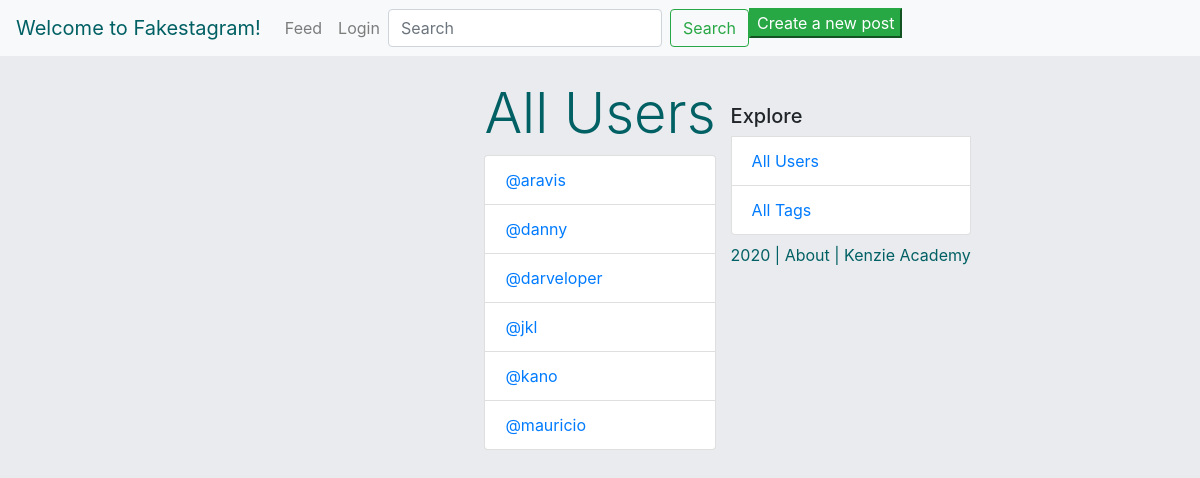
The app's page /users/, older data.
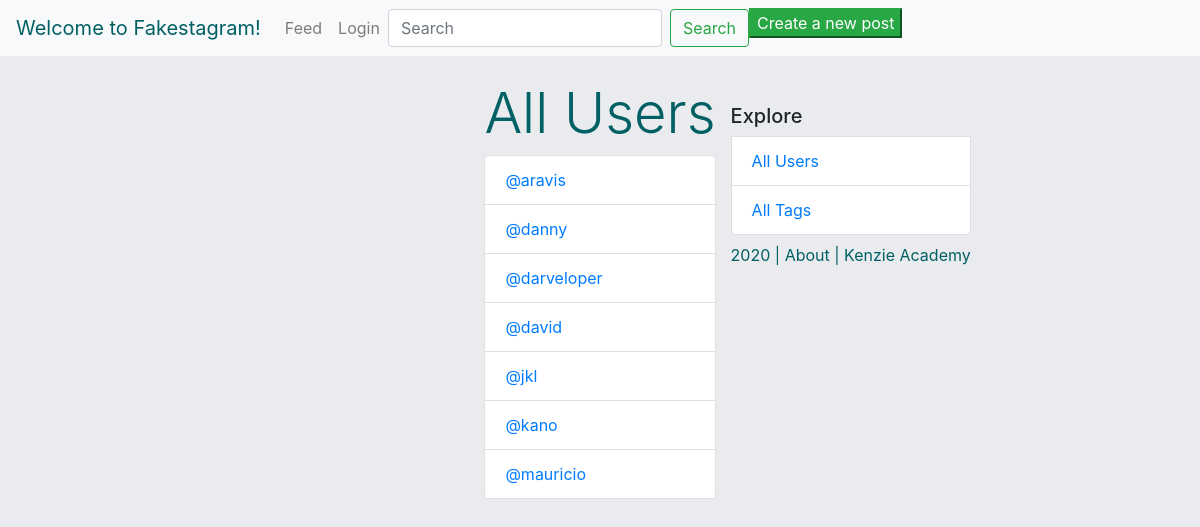
The same page, newer data.
### authentication/models.py (models this page shows, shortened)
class Author(AbstractBaseUser):
    name = models.CharField(max_length=50)
    username = models.CharField(max_length=50, unique=True)
    slug = models.SlugField(null=False, unique=True)
    email = models.EmailField(max_length=100, unique=True)
    active = models.BooleanField(default=True)
    staff = models.BooleanField(default=False)
    admin = models.BooleanField(default=False)
    following = models.ManyToManyField(
        'self',
        related_name="following"
    )
    USERNAME_FIELD = 'username'
    REQUIRED_FIELDS = ['email', 'name']
    objects = AuthorManager()

### authentication/views.py (the view)
# urls.py: path('users/', all_users_view, name="all_users"),
def all_users_view(request):
    template = 'all_users.html'
    users = Author.objects.all().order_by('username')
    context = {
        'users': users,
    }
    return render(request, template, context)

### authentication/templates/all_users.html (shortened to what this page needs)
{% extends 'base.html' %}
{% block content %}
    <div class="col d-flex mt-5 align-left" >
    </div>
    <div class="feed" style="margin-bottom: 10rem;">
        <h1 class='display-4 mt-4 text-center' style="color: #016064;">
            All Users
        </h1>
         <ul class="list-group">
        {% for user in users %}
           <li class="list-group-item list-group-item-action">
                <a href="{% url 'profile' slug=user.slug %}">@{{user.slug}}</a>
            </li>
        {% endfor %}
        </ul>
    </div>
{% endblock%}

Row changes from the older to the newer data that the page shows:
added Author: slug "david"
